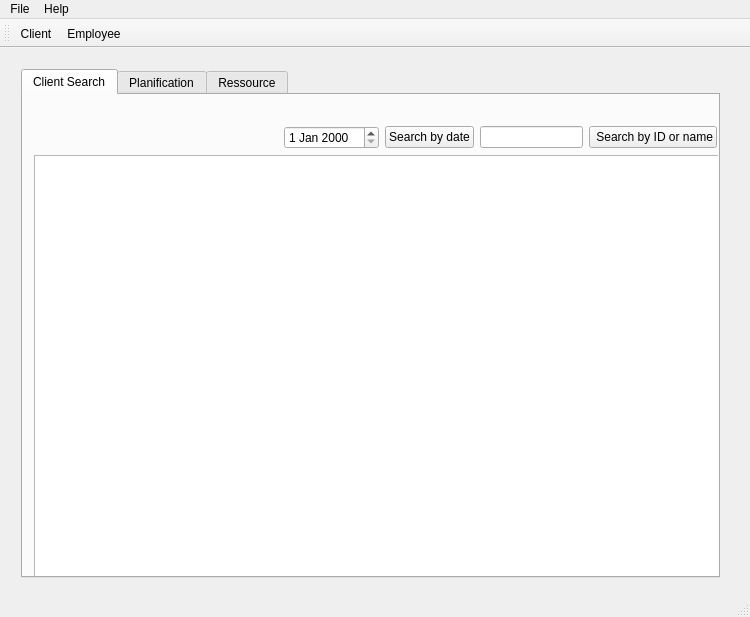
<?xml version="1.0" encoding="UTF-8"?>
<ui version="4.0">
 <class>MainWindow</class>
 <widget class="QMainWindow" name="MainWindow">
  <property name="geometry">
   <rect>
    <x>0</x>
    <y>0</y>
    <width>750</width>
    <height>617</height>
   </rect>
  </property>
  <property name="windowTitle">
   <string>MainWindow</string>
  </property>
  <widget class="QWidget" name="centralWidget">
   <widget class="QWidget" name="gridLayoutWidget">
    <property name="geometry">
     <rect>
      <x>10</x>
      <y>10</y>
      <width>721</width>
      <height>531</height>
     </rect>
    </property>
    <layout class="QGridLayout" name="gridLayout">
     <item row="0" column="0">
      <widget class="QTabWidget" name="tabWidget">
       <property name="palette">
        <palette>
         <active>
          <colorrole role="Light">
           <brush brushstyle="SolidPattern">
            <color alpha="255">
             <red>240</red>
             <green>240</green>
             <blue>240</blue>
            </color>
           </brush>
          </colorrole>
         </active>
         <inactive>
          <colorrole role="Light">
           <brush brushstyle="SolidPattern">
            <color alpha="255">
             <red>240</red>
             <green>240</green>
             <blue>240</blue>
            </color>
           </brush>
          </colorrole>
         </inactive>
         <disabled>
          <colorrole role="Light">
           <brush brushstyle="SolidPattern">
            <color alpha="255">
             <red>240</red>
             <green>240</green>
             <blue>240</blue>
            </color>
           </brush>
          </colorrole>
         </disabled>
        </palette>
       </property>
       <property name="autoFillBackground">
        <bool>false</bool>
       </property>
       <property name="currentIndex">
        <number>0</number>
       </property>
       <widget class="QWidget" name="tab_SearchClient">
        <attribute name="title">
         <string>Client Search</string>
        </attribute>
        <widget class="QWidget" name="gridLayoutWidget_2">
         <property name="geometry">
          <rect>
           <x>0</x>
           <y>0</y>
           <width>711</width>
           <height>501</height>
          </rect>
         </property>
         <layout class="QGridLayout" name="gridLayout_SearchClient">
          <item row="1" column="4">
           <widget class="QPushButton" name="pushBtn_SearchByIDName">
            <property name="text">
             <string> Search by ID or name</string>
            </property>
           </widget>
          </item>
          <item row="1" column="0">
           <spacer name="horizontalSpacer">
            <property name="orientation">
             <enum>Qt::Horizontal</enum>
            </property>
            <property name="sizeType">
             <enum>QSizePolicy::Preferred</enum>
            </property>
            <property name="sizeHint" stdset="0">
             <size>
              <width>250</width>
              <height>20</height>
             </size>
            </property>
           </spacer>
          </item>
          <item row="3" column="0" colspan="6">
           <widget class="QTableView" name="tableView_SearchClient"/>
          </item>
          <item row="1" column="3">
           <widget class="QLineEdit" name="lineEdit_SearchByIDName"/>
          </item>
          <item row="0" column="0">
           <spacer name="verticalSpacer">
            <property name="orientation">
             <enum>Qt::Vertical</enum>
            </property>
            <property name="sizeType">
             <enum>QSizePolicy::Preferred</enum>
            </property>
            <property name="sizeHint" stdset="0">
             <size>
              <width>20</width>
              <height>20</height>
             </size>
            </property>
           </spacer>
          </item>
          <item row="1" column="1">
           <widget class="QDateEdit" name="dateEdit"/>
          </item>
          <item row="1" column="2">
           <widget class="QPushButton" name="pushBtn_SearchByDate">
            <property name="text">
             <string>Search by date</string>
            </property>
           </widget>
          </item>
         </layout>
        </widget>
       </widget>
       <widget class="QWidget" name="tab_Planification">
        <attribute name="title">
         <string>Planification</string>
        </attribute>
       </widget>
       <widget class="QWidget" name="tab_Ressource">
        <attribute name="title">
         <string>Ressource</string>
        </attribute>
        <widget class="QWidget" name="horizontalLayoutWidget">
         <property name="geometry">
          <rect>
           <x>-1</x>
           <y>-1</y>
           <width>721</width>
           <height>511</height>
          </rect>
         </property>
         <layout class="QHBoxLayout" name="horizontalLayout">
          <item>
           <layout class="QVBoxLayout" name="verticalLayout_3">
            <property name="spacing">
             <number>10</number>
            </property>
            <property name="leftMargin">
             <number>10</number>
            </property>
            <property name="rightMargin">
             <number>5</number>
            </property>
            <item>
             <spacer name="verticalSpacer_3">
              <property name="orientation">
               <enum>Qt::Vertical</enum>
              </property>
              <property name="sizeHint" stdset="0">
               <size>
                <width>20</width>
                <height>40</height>
               </size>
              </property>
             </spacer>
            </item>
            <item>
             <widget class="QPushButton" name="pushBtn_Modify">
              <property name="enabled">
               <bool>false</bool>
              </property>
              <property name="text">
               <string>Modify</string>
              </property>
             </widget>
            </item>
            <item>
             <widget class="QPushButton" name="pushBtn_Delete">
              <property name="enabled">
               <bool>false</bool>
              </property>
              <property name="text">
               <string>Delete</string>
              </property>
             </widget>
            </item>
            <item>
             <spacer name="verticalSpacer_2">
              <property name="orientation">
               <enum>Qt::Vertical</enum>
              </property>
              <property name="sizeHint" stdset="0">
               <size>
                <width>20</width>
                <height>40</height>
               </size>
              </property>
             </spacer>
            </item>
           </layout>
          </item>
          <item>
           <widget class="QTreeView" name="treeView_Ressource"/>
          </item>
         </layout>
        </widget>
       </widget>
      </widget>
     </item>
    </layout>
   </widget>
  </widget>
  <widget class="QMenuBar" name="menuBar">
   <property name="geometry">
    <rect>
     <x>0</x>
     <y>0</y>
     <width>750</width>
     <height>20</height>
    </rect>
   </property>
   <widget class="QMenu" name="menuiFile">
    <property name="title">
     <string>File</string>
    </property>
    <widget class="QMenu" name="menuAjouter">
     <property name="title">
      <string>Add</string>
     </property>
     <addaction name="actionClient"/>
     <addaction name="actionEmployee"/>
    </widget>
    <addaction name="menuAjouter"/>
    <addaction name="actionQuit"/>
   </widget>
   <widget class="QMenu" name="menuHelp">
    <property name="title">
     <string>Help</string>
    </property>
    <addaction name="actionAbout"/>
   </widget>
   <addaction name="menuiFile"/>
   <addaction name="menuHelp"/>
  </widget>
  <widget class="QToolBar" name="mainToolBar">
   <attribute name="toolBarArea">
    <enum>TopToolBarArea</enum>
   </attribute>
   <attribute name="toolBarBreak">
    <bool>false</bool>
   </attribute>
   <addaction name="actionClient_2"/>
   <addaction name="actionEmployee_2"/>
  </widget>
  <widget class="QStatusBar" name="statusBar"/>
  <action name="actionClient">
   <property name="text">
    <string>Client</string>
   </property>
  </action>
  <action name="actionQuit">
   <property name="text">
    <string>Quit</string>
   </property>
  </action>
  <action name="actionEmployee">
   <property name="text">
    <string>Employee</string>
   </property>
  </action>
  <action name="actionAbout">
   <property name="text">
    <string>About</string>
   </property>
  </action>
  <action name="actionClient_2">
   <property name="icon">
    <iconset resource="pictures.qrc">
     <normaloff>:/new/icons/client.png</normaloff>:/new/icons/client.png</iconset>
   </property>
   <property name="text">
    <string>Client</string>
   </property>
  </action>
  <action name="actionEmployee_2">
   <property name="icon">
    <iconset resource="pictures.qrc">
     <normaloff>:/new/icons/employee.png</normaloff>:/new/icons/employee.png</iconset>
   </property>
   <property name="text">
    <string>Employee</string>
   </property>
  </action>
 </widget>
 <layoutdefault spacing="6" margin="11"/>
 <resources>
  <include location="pictures.qrc"/>
 </resources>
 <connections/>
</ui>
